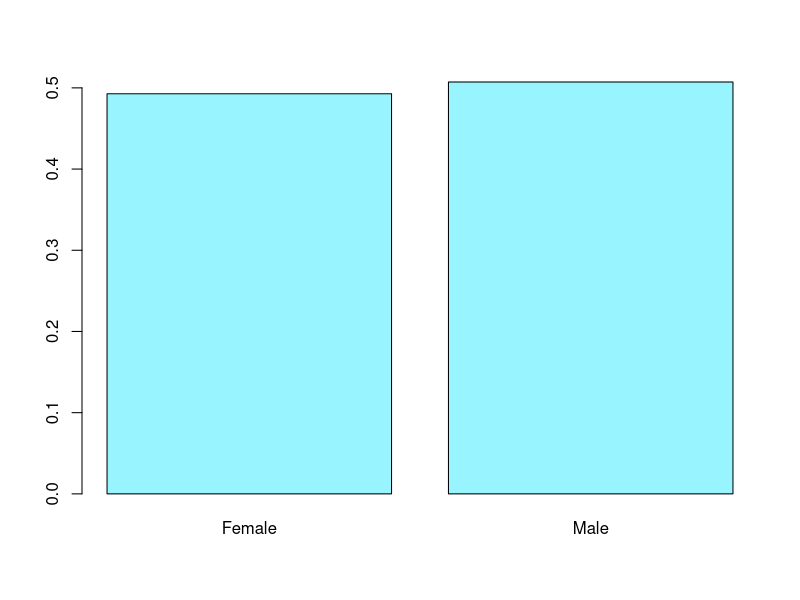
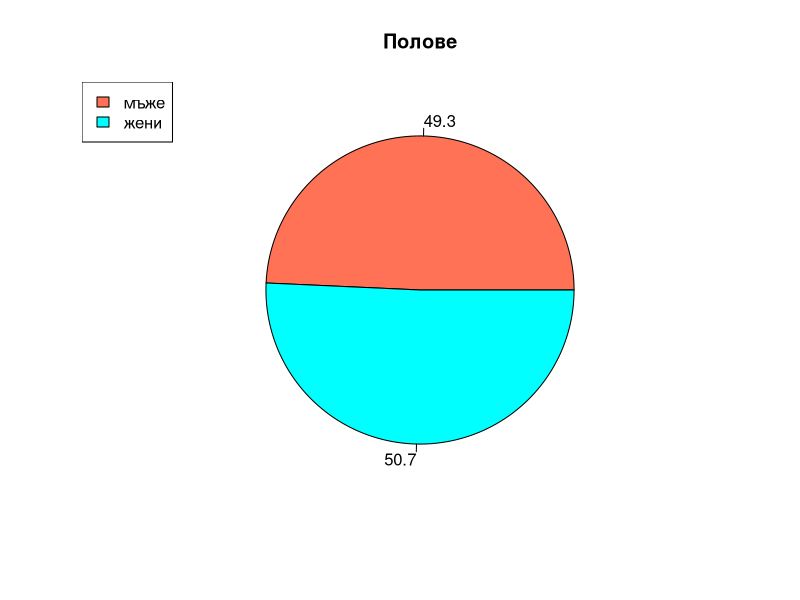
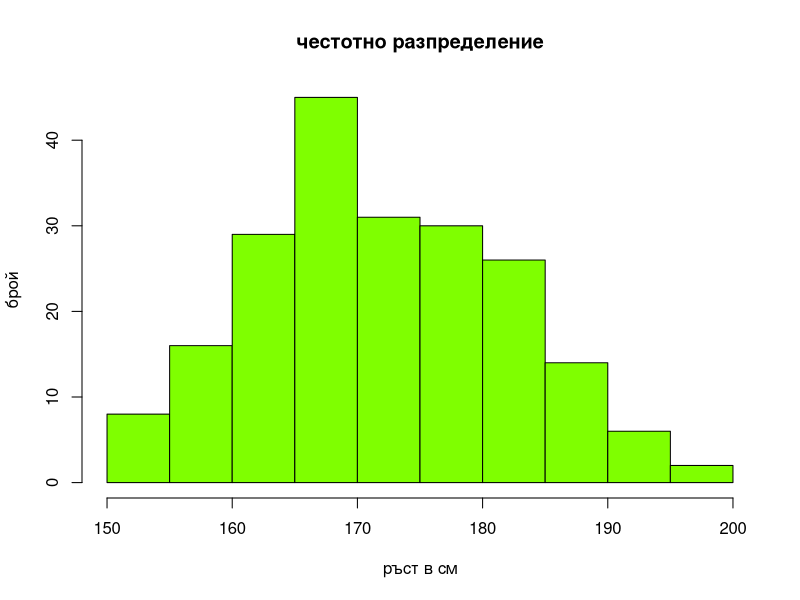
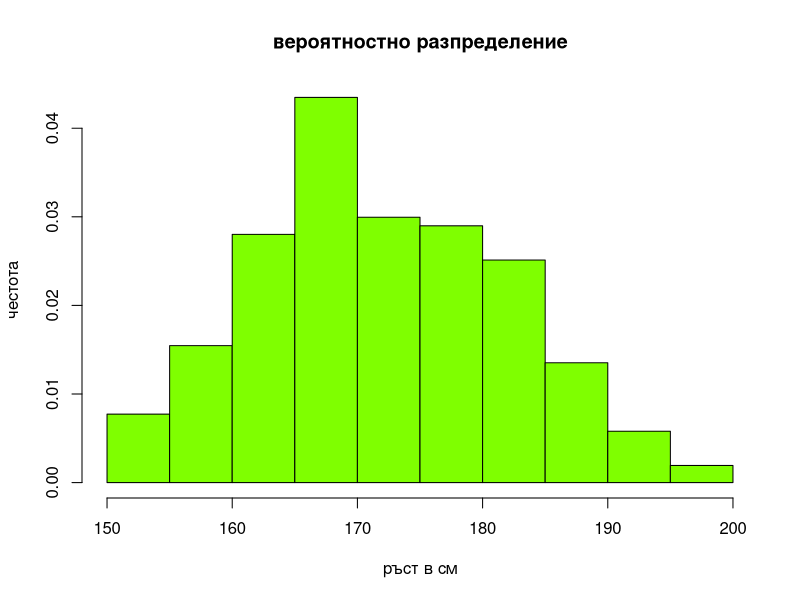
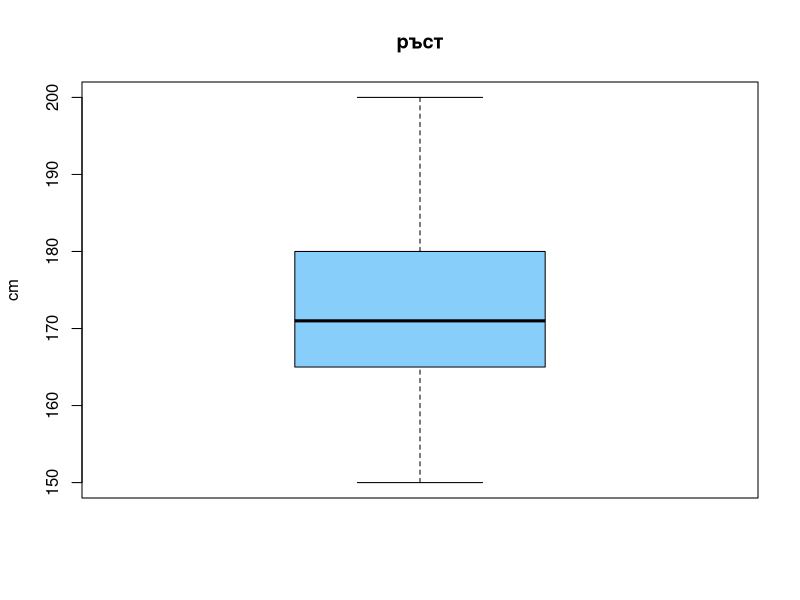
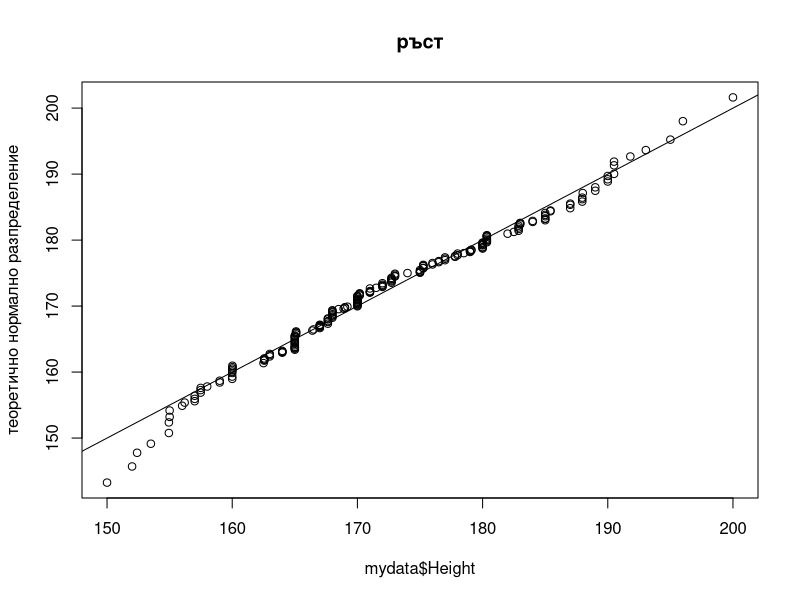
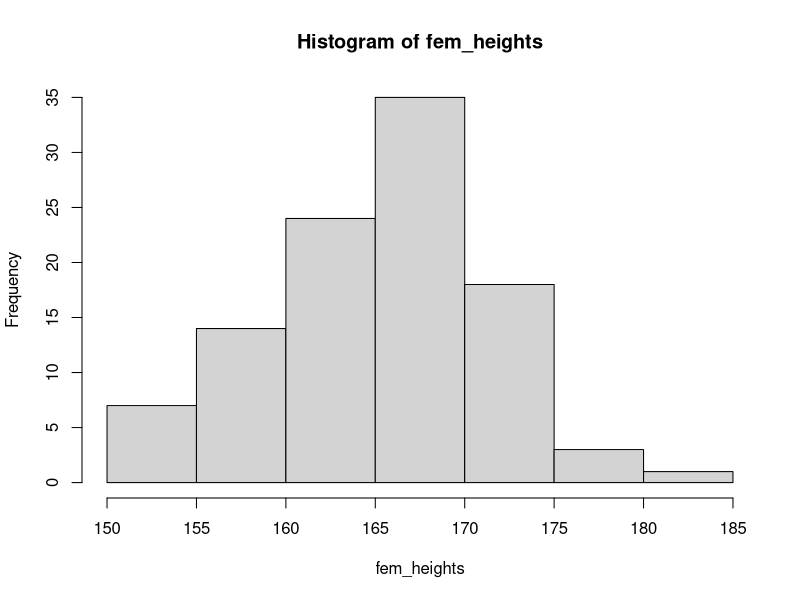
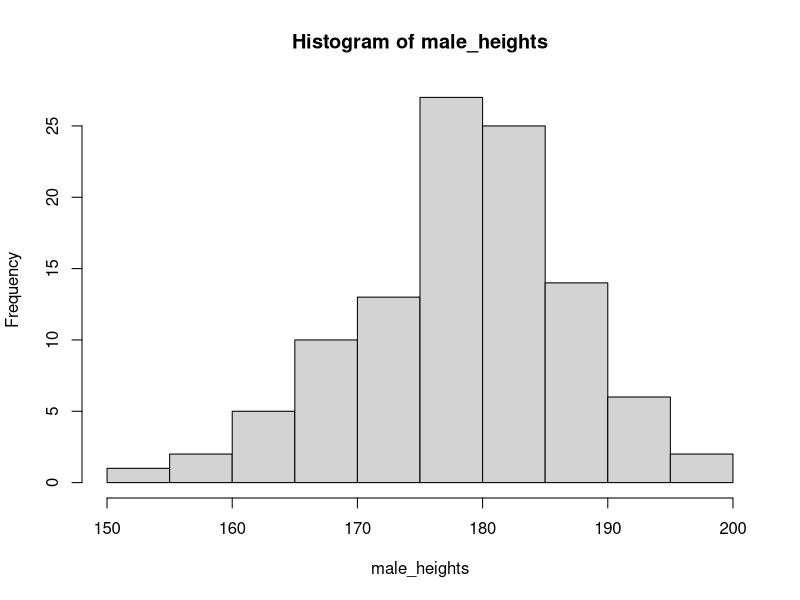

Here is the R script that generated these plots, in order: (Note: this script raises an error after producing the figures.)
# TODO 
# 
# 


# all columns in dataframe survey
# Sex, Wr.Hnd, NW.Hnd, W.Hnd, Fold, Pulse, Clap, Exer, Smoke, Height, M.I, Age

# wanted columns
# Sex(cat), Wr.Hnd(num cont), Pulse(num cont), Exer(cat), Smoke(cat), Height(num cont), Age(num cont)
 

# from the package MASS we are using the dataset survey
install.packages("MASS")

library("MASS") # or require("MASS")

# getting the wanted columns and removing NA values
columns_to_keep <- c("Sex", "Wr.Hnd", "Height")
mydata <- survey[columns_to_keep]

mydata <- subset(mydata, !is.na(mydata$Sex) & 
                                        !is.na(mydata$Wr.Hnd) & 
                                        !is.na(mydata$Height))

# rename column
colnames(mydata)[2] <- "Handspan"

# to write to csv file
write.csv(mydata, 'D:\\surveyData.csv', row.names = FALSE)

# exercise, age, pulse
survey_observations <- dim(survey)[1]
survey_observations_ <- dim(mydata)[1]


# 0. Анализ на една променлива
    # Sex (категорийна)
        # summary
        summary(mydata$Sex)

        # barplot
        table_sex <- table(mydata$Sex)
        barplot(height = prop.table(table(mydata$Sex)), col = "cadetblue1")

        # piechart
        percents <- round(100*table_sex / sum(table_sex), 1)
        colors <- c("coral1", "cyan1")

        pie(x = table_sex, main = "Полове", labels = percents, col = colors)
        legend(x = "topleft", legend = c("мъже", "жени"), cex = 1, fill = colors)

        # резултатите показват, че разпределението е поравно между момичетата и момчетата

    # Height (числова непрекъсната)
        # summary
        summary(mydata$Height)

        # hist
        hist(mydata$Height, main = "честотно разпределение", xlab = "ръст в см", ylab = "брой", col = "chartreuse1")
        hist(mydata$Height, main = "вероятностно разпределение", xlab = "ръст в см", ylab = "честота",
            col = "chartreuse1", prob = T)

        # boxplot
        boxplot(mydata$Height, main = "ръст", ylab = "cm", col = "lightskyblue")

        # qqplot
        set.seed(9504)
        height_normal_distrib <- rnorm(n = 1000, mean = mean(mydata$Height), sd = sd(mydata$Height))
        qqplot(mydata$Height, height_normal_distrib, main = "ръст", ylab = "теоретично нормално разпределение")
        abline(a = 0, b = 1)

        # tests
        alpha <- 0.05

        # for normal distribution
        shapiro.test(mydata$Height)

        fem_heights <- mydata$Height[which(mydata$Sex == 'Female')]
        male_heights <- mydata$Height[which(mydata$Sex == 'Male')]

        shapiro.test(fem_heights)
        shapiro.test(male_heights)

        t.test(fem_heights, male_heights)
        hist(fem_heights)
        hist(male_heights)

    # Handspan (числова непрекъсната)
        # summary
        summary(mydata$Handspan)
        hist(mydata$Handspan, main = "честотно разпределение", xlab = "педя в см", ylab = "брой", col = "chartreuse1")
        hist(mydata$Handspan, main = "вероятностно разпределение", xlab = "педя в см", ylab = "честота",
            col = "chartreuse1", prob = T)

        # boxplot
        boxplot(mydata$Handspan, main = "педя", ylab = "cm", col = "lightskyblue")

        # qqplot
        set.seed(9504)
        handspan_normal_distrib <- rnorm(n = 1000, mean = mean(mydata$Handspan), sd = sd(mydata$Handspan))
        qqplot(mydata$Handspan, handspan_normal_distrib, main = "педя", ylab = "теоретично нормално разпределение")
        abline(a = 0, b = 1)

        # tests
        alpha <- 0.05

        # for normal distribution
        shapiro.test(mydata$Handspan)

        fem_handspan <- mydata$Handspan[which(mydata$Sex == 'Female')]
        male_handspan <- mydata$Handspan[which(mydata$Sex == 'Male')]

        shapiro.test(fem_handspan)
        shapiro.test(male_handspan)

        t.test(fem_handspan, male_handspan)
        hist(fem_handspan)
        hist(male_handspan)

# 2. Категорийни (обясняващи) VS числови (зависими)

boxplot(mydata$Height ~ mydata$Sex)
boxplot(mydata$Handspan ~ mydata$Sex)

boxplot(mydata$Pulse ~ mydata$Exer)
boxplot(mydata$Pulse ~ mydata$Smoke)


# 4. Числови (обясняващи) VS числови (зависими)

plot(mydata$Height, mydata$Handspan)

plot(mydata$Height, mydata$Pulse)
plot(mydata$Age, mydata$Pulse)

##################

# 1. Категорийни (обясняващи) VS категорийни (зависими)
barplot(prop.table(x = table(mydata$Exer, mydata$Sex), margin = 2), legend.text = T)

barplot(prop.table(x = table(survey$Exer, survey$Sex), margin = 2), legend.text = T)
barplot(prop.table(x = table(survey$Sex, survey$Exer), margin = 2), legend.text = T)


# old ideas #######################
# have to remove na
sexes <- survey$Sex
heights <- survey$Height
handWidth <- survey$Wr.Hnd

hist(heights)
mean(heights, na.rm = T)
sd(heights, na.rm = T)

hist(handWidth)
mean(handWidth, na.rm = T)
sd(handWidth, na.rm = T)

students <- data.frame(sexes, heights, handWidth)

t1 <- boxplot(students$heights ~ students$sexes)
t2 <- boxplot(students$handWidth ~ students$sexes)
